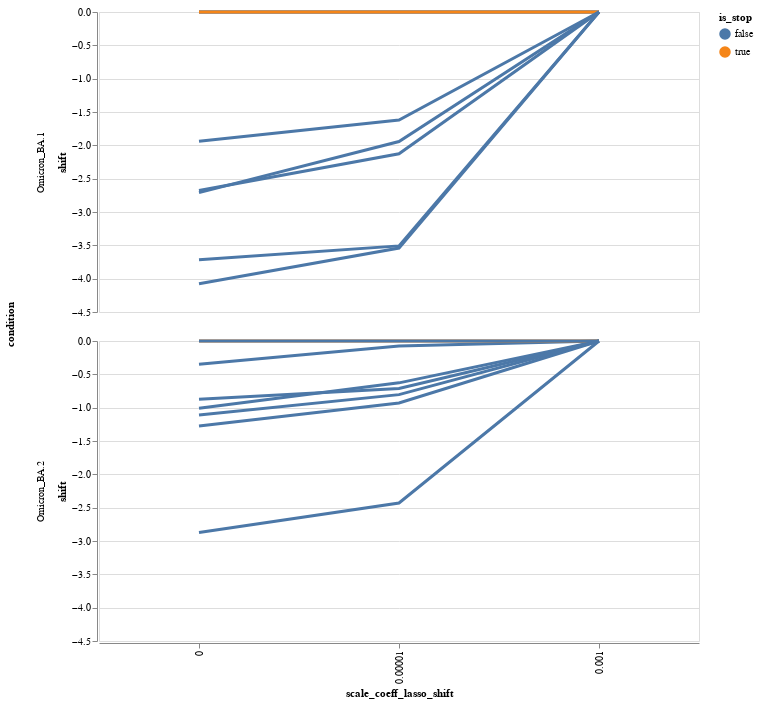

Notebook code cell kept with this figure:
### Markdown cell above
Another common reason you might fit a collection of models is to test multiple lasso strength coefficients. When you have a few mutations of interest, you might want to see how the lasso strength affects the shrinkage of the mutation effects. To do this, we can use the `ModelCollection.mut_param_traceplot` method. 

Begin by selecting a subset of mutations to visualize. Here, we'll select the top 10 mutations by absolute value of the beta parameter across all fits.

### Code cell
combined_lasso_strengths["abs_beta"] = combined_lasso_strengths["beta"].abs()
muts_of_interest = combined_lasso_strengths.sort_values("abs_beta", ascending=False).head(10).mutation.values
mc.mut_param_traceplot(mutations = muts_of_interest, mut_param="shift")

### Figure 1 — Vega-Lite specification as saved in the notebook (floating-point values rounded to 4 significant figures)
{"config": {"view": {"continuousWidth": 300, "continuousHeight": 300}}, "data": {"name": "data-716419ea53e35e342035cd07c7c08fd3"}, "facet": {"row": {"field": "condition", "type": "nominal"}}, "spec": {"layer": [{"mark": {"type": "circle"}, "encoding": {"color": {"field": "is_stop", "type": "nominal"}, "detail": {"field": "mutation", "type": "nominal"}, "opacity": {"value": 0}, "tooltip": [{"field": "mutation", "type": "nominal"}, {"field": "shift", "type": "quantitative"}], "x": {"field": "scale_coeff_lasso_shift", "type": "nominal"}, "y": {"field": "shift", "type": "quantitative"}}, "name": "view_16"}, {"mark": {"type": "line"}, "encoding": {"color": {"field": "is_stop", "type": "nominal"}, "detail": {"field": "mutation", "type": "nominal"}, "size": {"condition": {"test": {"not": {"param": "param_13"}}, "value": 1}, "value": 3}, "tooltip": [{"field": "mutation", "type": "nominal"}, {"field": "shift", "type": "quantitative"}], "x": {"field": "scale_coeff_lasso_shift", "type": "nominal"}, "y": {"field": "shift", "type": "quantitative"}}}], "width": 600}, "params": [{"name": "param_13", "select": {"type": "point", "fields": ["mutation"], "nearest": true, "on": "mouseover"}, "views": ["view_16"]}], "$schema": "https://vega.github.io/schema/vega-lite/v5.15.1.json", "datasets": {"data-716419ea53e35e342035cd07c7c08fd3": [{"scale_coeff_lasso_shift": 0.0, "mutation": "A653D", "is_stop": false, "condition": "Omicron_BA.1", "shift": 0.0}, {"scale_coeff_lasso_shift": 0.0, "mutation": "A653Q", "is_stop": false, "condition": "Omicron_BA.1", "shift": 0.0}, {"scale_coeff_lasso_shift": 0.0, "mutation": "A852H", "is_stop": false, "condition": "Omicron_BA.1", "shift": -4.076}, {"scale_coeff_lasso_shift": 0.0, "mutation": "D1163*", "is_stop": true, "condition": "Omicron_BA.1", "shift": 0.0}, {"scale_coeff_lasso_shift": 0.0, "mutation": "D848P", "is_stop": false, "condition": "Omicron_BA.1", "shift": -3.715}, {"scale_coeff_lasso_shift": 0.0, "mutation": "S46P", "is_stop": false, "condition": "Omicron_BA.1", "shift": -2.71}, {"scale_coeff_lasso_shift": 0.0, "mutation": "T1027P", "is_stop": false, "condition": "Omicron_BA.1", "shift": -1.938}, {"scale_coeff_lasso_shift": 0.0, "mutation": "V1068M", "is_stop": false, "condition": "Omicron_BA.1", "shift": -2.678}, {"scale_coeff_lasso_shift": 1e-05, "mutation": "A653D", "is_stop": false, "condition": "Omicron_BA.1", "shift": 0.0}, {"scale_coeff_lasso_shift": 1e-05, "mutation": "A653Q", "is_stop": false, "condition": "Omicron_BA.1", "shift": 0.0}, {"scale_coeff_lasso_shift": 1e-05, "mutation": "A852H", "is_stop": false, "condition": "Omicron_BA.1", "shift": -3.54}, {"scale_coeff_lasso_shift": 1e-05, "mutation": "D1163*", "is_stop": true, "condition": "Omicron_BA.1", "shift": 0.0}, {"scale_coeff_lasso_shift": 1e-05, "mutation": "D848P", "is_stop": false, "condition": "Omicron_BA.1", "shift": -3.509}, {"scale_coeff_lasso_shift": 1e-05, "mutation": "S46P", "is_stop": false, "condition": "Omicron_BA.1", "shift": -1.943}, {"scale_coeff_lasso_shift": 1e-05, "mutation": "T1027P", "is_stop": false, "condition": "Omicron_BA.1", "shift": -1.621}, {"scale_coeff_lasso_shift": 1e-05, "mutation": "V1068M", "is_stop": false, "condition": "Omicron_BA.1", "shift": -2.126}, {"scale_coeff_lasso_shift": 0.001, "mutation": "A653D", "is_stop": false, "condition": "Omicron_BA.1", "shift": 0.0}, {"scale_coeff_lasso_shift": 0.001, "mutation": "A653Q", "is_stop": false, "condition": "Omicron_BA.1", "shift": 0.0}, {"scale_coeff_lasso_shift": 0.001, "mutation": "A852H", "is_stop": false, "condition": "Omicron_BA.1", "shift": 0.0}, {"scale_coeff_lasso_shift": 0.001, "mutation": "D1163*", "is_stop": true, "condition": "Omicron_BA.1", "shift": 0.0}, {"scale_coeff_lasso_shift": 0.001, "mutation": "D848P", "is_stop": false, "condition": "Omicron_BA.1", "shift": 0.0}, {"scale_coeff_lasso_shift": 0.001, "mutation": "S46P", "is_stop": false, "condition": "Omicron_BA.1", "shift": 0.0}, {"scale_coeff_lasso_shift": 0.001, "mutation": "T1027P", "is_stop": false, "condition": "Omicron_BA.1", "shift": 0.0}, {"scale_coeff_lasso_shift": 0.001, "mutation": "V1068M", "is_stop": false, "condition": "Omicron_BA.1", "shift": 0.0}, {"scale_coeff_lasso_shift": 0.0, "mutation": "A653D", "is_stop": false, "condition": "Omicron_BA.2", "shift": -1.009}, {"scale_coeff_lasso_shift": 0.0, "mutation": "A653Q", "is_stop": false, "condition": "Omicron_BA.2", "shift": -0.3479}, {"scale_coeff_lasso_shift": 0.0, "mutation": "A852H", "is_stop": false, "condition": "Omicron_BA.2", "shift": -1.275}, {"scale_coeff_lasso_shift": 0.0, "mutation": "D1163*", "is_stop": true, "condition": "Omicron_BA.2", "shift": 0.0}, {"scale_coeff_lasso_shift": 0.0, "mutation": "D848P", "is_stop": false, "condition": "Omicron_BA.2", "shift": -0.8722}, {"scale_coeff_lasso_shift": 0.0, "mutation": "S46P", "is_stop": false, "condition": "Omicron_BA.2", "shift": 0.0}, {"scale_coeff_lasso_shift": 0.0, "mutation": "T1027P", "is_stop": false, "condition": "Omicron_BA.2", "shift": -1.111}, {"scale_coeff_lasso_shift": 0.0, "mutation": "V1068M", "is_stop": false, "condition": "Omicron_BA.2", "shift": -2.871}, {"scale_coeff_lasso_shift": 1e-05, "mutation": "A653D", "is_stop": false, "condition": "Omicron_BA.2", "shift": -0.6277}, {"scale_coeff_lasso_shift": 1e-05, "mutation": "A653Q", "is_stop": false, "condition": "Omicron_BA.2", "shift": -0.07337}, {"scale_coeff_lasso_shift": 1e-05, "mutation": "A852H", "is_stop": false, "condition": "Omicron_BA.2", "shift": -0.9293}, {"scale_coeff_lasso_shift": 1e-05, "mutation": "D1163*", "is_stop": true, "condition": "Omicron_BA.2", "shift": 0.0}, {"scale_coeff_lasso_shift": 1e-05, "mutation": "D848P", "is_stop": false, "condition": "Omicron_BA.2", "shift": -0.7137}, {"scale_coeff_lasso_shift": 1e-05, "mutation": "S46P", "is_stop": false, "condition": "Omicron_BA.2", "shift": 0.0}, {"scale_coeff_lasso_shift": 1e-05, "mutation": "T1027P", "is_stop": false, "condition": "Omicron_BA.2", "shift": -0.8046}, {"scale_coeff_lasso_shift": 1e-05, "mutation": "V1068M", "is_stop": false, "condition": "Omicron_BA.2", "shift": -2.43}, {"scale_coeff_lasso_shift": 0.001, "mutation": "A653D", "is_stop": false, "condition": "Omicron_BA.2", "shift": 0.0}, {"scale_coeff_lasso_shift": 0.001, "mutation": "A653Q", "is_stop": false, "condition": "Omicron_BA.2", "shift": 0.0}, {"scale_coeff_lasso_shift": 0.001, "mutation": "A852H", "is_stop": false, "condition": "Omicron_BA.2", "shift": 0.0}, {"scale_coeff_lasso_shift": 0.001, "mutation": "D1163*", "is_stop": true, "condition": "Omicron_BA.2", "shift": 0.0}, {"scale_coeff_lasso_shift": 0.001, "mutation": "D848P", "is_stop": false, "condition": "Omicron_BA.2", "shift": 0.0}, {"scale_coeff_lasso_shift": 0.001, "mutation": "S46P", "is_stop": false, "condition": "Omicron_BA.2", "shift": 0.0}, {"scale_coeff_lasso_shift": 0.001, "mutation": "T1027P", "is_stop": false, "condition": "Omicron_BA.2", "shift": 0.0}, {"scale_coeff_lasso_shift": 0.001, "mutation": "V1068M", "is_stop": false, "condition": "Omicron_BA.2", "shift": 0.0}]}}
